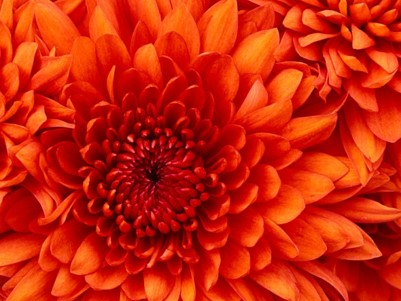
#> input picture datasets/bunga1.jpg, 401 x 301 px
$ python '071 Tugas.py'
#> lines starting #> are read from the running program, lines starting #| are printed output that depends on the picture
import cv2
import matplotlib.pyplot as plt
import numpy as np

img1 = cv2.imread("../datasets/bunga1.jpg", 0)
#> img1: shape (301, 401); min 2, max 188, mean 82.9
img2 = cv2.imread("../datasets/bunga2.jpg", 0)
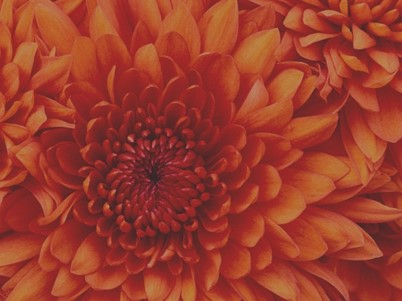
#> input picture datasets/bunga2.jpg, 402 x 301 px
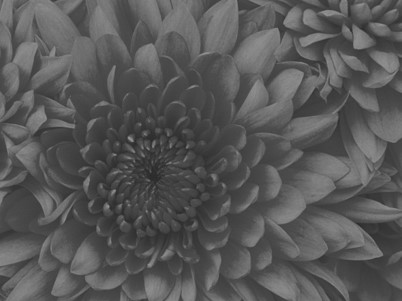
#> img2: shape (301, 402); min 37, max 150, mean 87.8
img3 = cv2.imread("../datasets/bunga3.jpg", 0)
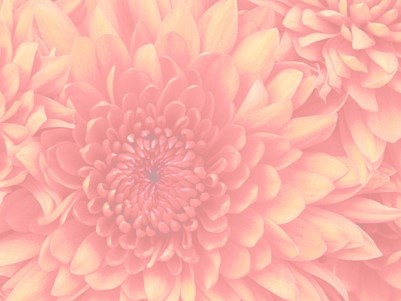
#> input picture datasets/bunga3.jpg, 401 x 301 px
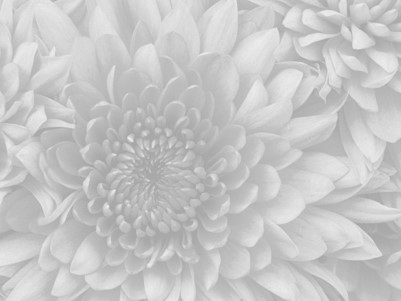
#> img3: shape (301, 401); min 162, max 244, mean 198.6

def ekualisasiH(img_src):
    return cv2.equalizeHist(img_src)

def histGambar(img_src):
    hist, bins = np.histogram(img_src.flatten(), 256, [0, 256])
#> hist = 256 values, max 2186 at index 55, min 0 at index 0, mean 471.5; bins = 257 values from 0 to 256
    return hist

def cdfGambar(hist_src):
    cdf = hist_src.cumsum()
    cdf_normalized = cdf * float(hist_src.max()) / cdf.max()
    return cdf_normalized

# gambar 1
plt.subplot(6, 3, 1)
plt.imshow(img1, cmap = 'gray', vmin = 0, vmax = 255)
plt.title('Citra Gray 1')
plt.axis('off')
plt.subplot(6, 3, 2)
plt.hist(img1.flatten(), 256, [0, 256], color='r')
plt.title('Histogram Gray 1')
plt.subplot(6, 3, 3)
hist = histGambar(img1)
cdf = cdfGambar(hist)
#> in cdfGambar, `cdf = hist_src.cumsum()`: cdf = 256 values from 0 to 120701
#> in cdfGambar, `cdf_normalized = cdf * float(hist_src.max()) / cdf.max()`: cdf_normalized = 256 values from 0 to 2186
#> cdf = 256 values from 0 to 2186
plt.plot(cdf, color="b")
plt.title('CDF 1')
plt.subplot(6, 3, 4)
img_eq = ekualisasiH(img1)
#> in ekualisasiH, `return cv2.equalizeHist(img_src)`:
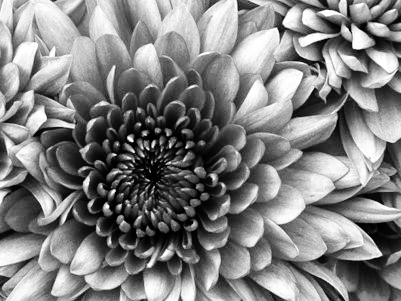
#> returned value: shape (301, 401); min 0, max 255, mean 128.6
plt.imshow(img_eq, cmap = 'gray', vmin = 0, vmax = 255)
plt.title('Citra Equalisasi 1')
plt.axis('off')
plt.subplot(6, 3, 5)
plt.hist(img_eq.flatten(), 256, [0, 256], color='r')
plt.title('Histogram Equalisasi 1')
plt.subplot(6, 3, 6)
hist = histGambar(img_eq)
#> hist = 256 values, max 2186 at index 77, min 0 at index 11, mean 471.5
cdf = cdfGambar(hist)
#> cdf = 256 values from 3.75 to 2186
plt.plot(cdf, color="b")
plt.title('CDF 1')

# # gambar 2
plt.subplot(6, 3, 7)
plt.imshow(img2, cmap = 'gray', vmin = 0, vmax = 255)
plt.title('Citra Gray 1')
plt.axis('off')
plt.subplot(6, 3, 8)
plt.hist(img2.flatten(), 256, [0, 256], color='r')
plt.title('Histogram Gray 1')
plt.subplot(6, 3, 9)
hist = histGambar(img2)
#> hist = 256 values, max 3470 at index 74, min 0 at index 0, mean 472.7
cdf = cdfGambar(hist)
#> cdf = 256 values from 0 to 3470
plt.plot(cdf, color="b")
plt.title('CDF 1')
plt.subplot(6, 3, 10)
img_eq = ekualisasiH(img2)
#> in ekualisasiH (call 2), `return cv2.equalizeHist(img_src)`:
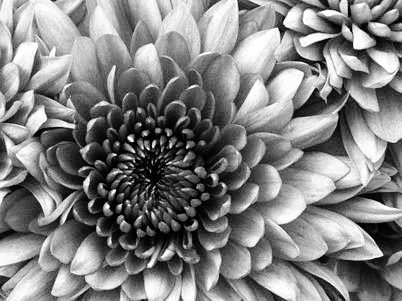
#> returned value: shape (301, 402); min 0, max 255, mean 129.4
plt.imshow(img_eq, cmap = 'gray', vmin = 0, vmax = 255)
plt.title('Citra Equalisasi 1')
plt.axis('off')
plt.subplot(6, 3, 11)
plt.hist(img_eq.flatten(), 256, [0, 256], color='r')
plt.title('Histogram Equalisasi 1')
plt.subplot(6, 3, 12)
hist = histGambar(img_eq)
#> hist = 256 values, max 3470 at index 97, min 0 at index 7, mean 472.7
cdf = cdfGambar(hist)
#> cdf = 256 values from 6.19 to 3470
plt.plot(cdf, color="b")
plt.title('CDF 1')

# # gambar3
plt.subplot(6, 3, 13)
plt.imshow(img3, cmap = 'gray', vmin = 0, vmax = 255)
plt.title('Citra Gray 1')
plt.axis('off')
plt.subplot(6, 3, 14)
plt.hist(img3.flatten(), 256, [0, 256], color='r')
plt.title('Histogram Gray 1')
plt.subplot(6, 3, 15)
hist = histGambar(img3)
#> hist = 256 values, max 3958 at index 188, min 0 at index 0, mean 471.5
cdf = cdfGambar(hist)
#> cdf = 256 values from 0 to 3958
plt.plot(cdf, color="b")
plt.title('CDF 1')
plt.subplot(6, 3, 16)
img_eq = ekualisasiH(img3)
plt.imshow(img_eq, cmap = 'gray', vmin = 0, vmax = 255)
plt.title('Citra Equalisasi 1')
plt.axis('off')
plt.subplot(6, 3, 17)
plt.hist(img_eq.flatten(), 256, [0, 256], color='r')
plt.title('Histogram Equalisasi 1')
plt.subplot(6, 3, 18)
hist = histGambar(img_eq)
#> hist = 256 values, max 3958 at index 83, min 0 at index 2, mean 471.5
cdf = cdfGambar(hist)
#> cdf = 256 values from 4.43 to 3958
plt.plot(cdf, color="b")
plt.title('CDF 1')

plt.show()
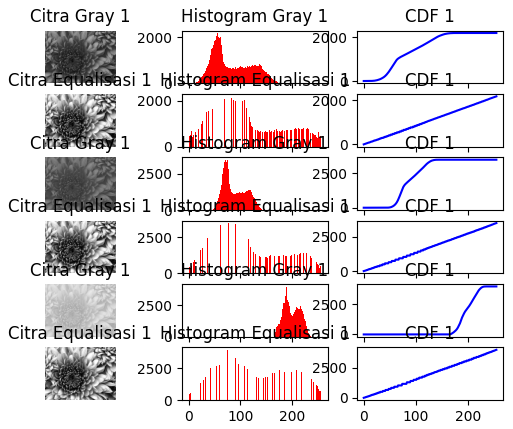
#> figure drawn by matplotlib, 18 panels; panel 2: tallest bar 2186 high, from x = 55 to 56; panel 3: curve peaks at x = 188, y = 2186; panel 5: tallest bar 2186 high, from x = 77 to 78; panel 6: curve peaks at x = 255, y = 2186
cv2.waitKey(0)
cv2.destroyAllWindows()
